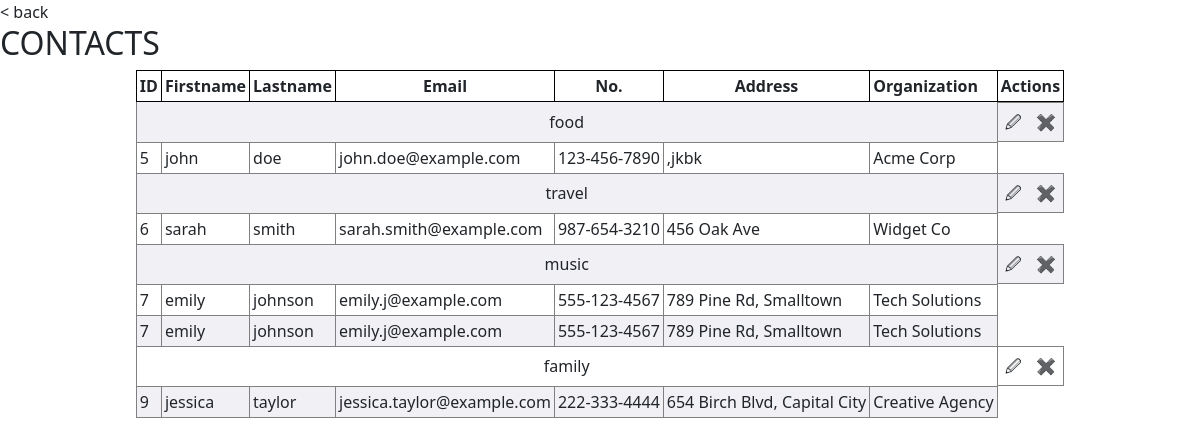
Page /contactcategory on the committed database.
### tables this page shows
CREATE TABLE contact (
    contact_id INTEGER PRIMARY KEY AUTOINCREMENT,
    contact_firstname TEXT,
    contact_lastname TEXT,
    contact_email TEXT,
    contact_no TEXT,
    contact_address TEXT,
    contact_organisation TEXT);

CREATE TABLE category (
    category_id INTEGER PRIMARY KEY AUTOINCREMENT,
    category_name TEXT);

### app.py (the view)
@app.route('/contactcategory')
def contactcategory():
    myconn = sqlite3.connect('database.db')
    cursor = myconn.cursor()
    query = '''
    SELECT c.contact_id, c.contact_firstname, c.contact_lastname, c.contact_email,
           c.contact_no, c.contact_address, c.contact_organisation, cat.category_name
    FROM contact c
    JOIN contact_category cc ON c.contact_id = cc.contact_id
    JOIN category cat ON cc.category_id = cat.category_id
    '''
    cursor.execute(query)
    rows = cursor.fetchall()
    cursor.close()
    myconn.close()
    contacts = {}
    for row in rows:
        category_name = row[-1]
        if category_name not in contacts:
            contacts[category_name] = []
        contacts[category_name].append(row)
    return render_template('contactcategory.html', contacts=contacts)

### templates/contactcategory.html (shortened to what this page needs)
{% extends 'base.html' %}
{% block body %}
<br>
<h2>CONTACTS</h2>
 <table>
              <tr>
                <th>ID </th>
                <th>Firstname</th>
                <th>Lastname</th>
                <th><center>Email</center></th>
                <th><center>No.</center></th>
                <th><center>Address</center></th>
                <th>Organization</th>
                <th>Actions</th>
              </tr>
    {% for category, contact in contacts.items() %}
        <tr>
            <td colspan="7" class="category-td"><center>{{ category }}</center></td>
            <td class="action-td">
            <form action="{{url_for('gathercategory')}}" method = "POST" >
            <button class="update-btn">🖉</button></form>
            <form action="{{url_for('deletecategory')}}" method = "POST" >
            <button class="update-btn">✖️</button></form>
            </td>
        </tr>
            {% for item in contact %}
                <tr>
                    <td>{{ item[0] }}</td>
                    <td>{{ item[1] }}</td>
                    <td>{{ item[2] }}</td>
                    <td>{{ item[3] }}</td>
                    <td>{{ item[4] }}</td>
                    <td>{{ item[5] }}</td>
                    <td>{{ item[6] }}</td>
        </tr>
            {% endfor %}
    {% endfor %}
 </table>
{% endblock %}

### templates/base.html (shortened to what this page needs)
<!DOCTYPE html>
<html>
<head>
	<link rel="stylesheet" type="text/css" href="https://cdn.jsdelivr.net/npm/bootstrap@5.3.3/dist/css/bootstrap.min.css">
	<link rel="stylesheet" type="text/css" href="{{url_for('static', filename='css/first.css') }}">
</head>
<body>
<a onclick="window.history.back()" class="back">< back</a>
{% block body %}
{% endblock %}
</body>
</html>

### static/css/first.css (style rules this page uses)
a { text-decoration: none; color : rgb(33, 37, 41); }
th { border: 1px black solid; border-radius:12px; }
td { border: 1px grey solid; }
td,th { padding:3px; }
tr:nth-child(even) { background-color: #f0f0f5; }
table { margin:0 auto; }
button { background-color: #b3cccc; color: black; padding: 7px; border: none; border-radius: 4px; cursor: pointer; font-size: 16px; width: 95%; }
.update-btn { background-color: inherit; color: inherit; }
.action-td { display: flex; padding: 0; border-left: none; }
.back { cursor: pointer; }

### rows in the picture
contact: category_name "food", contact_id "5", contact_firstname "john", contact_lastname "doe", contact_email "john.doe@example.com", contact_no "123-456-7890", contact_address ",jkbk", contact_organisation "Acme Corp"
contact: category_name "travel", contact_id "6", contact_firstname "sarah", contact_lastname "smith", contact_email "sarah.smith@example.com", contact_no "987-654-3210", contact_address "456 Oak Ave", contact_organisation "Widget Co"
contact: category_name "music", contact_id "7", contact_firstname "emily", contact_lastname "johnson", contact_email "emily.j@example.com", contact_no "555-123-4567", contact_address "789 Pine Rd, Smalltown", contact_organisation "Tech Solutions"
contact: category_name "family", contact_id "9", contact_firstname "jessica", contact_lastname "taylor", contact_email "jessica.taylor@example.com", contact_no "222-333-4444", contact_address "654 Birch Blvd, Capital City", contact_organisation "Creative Agency"
